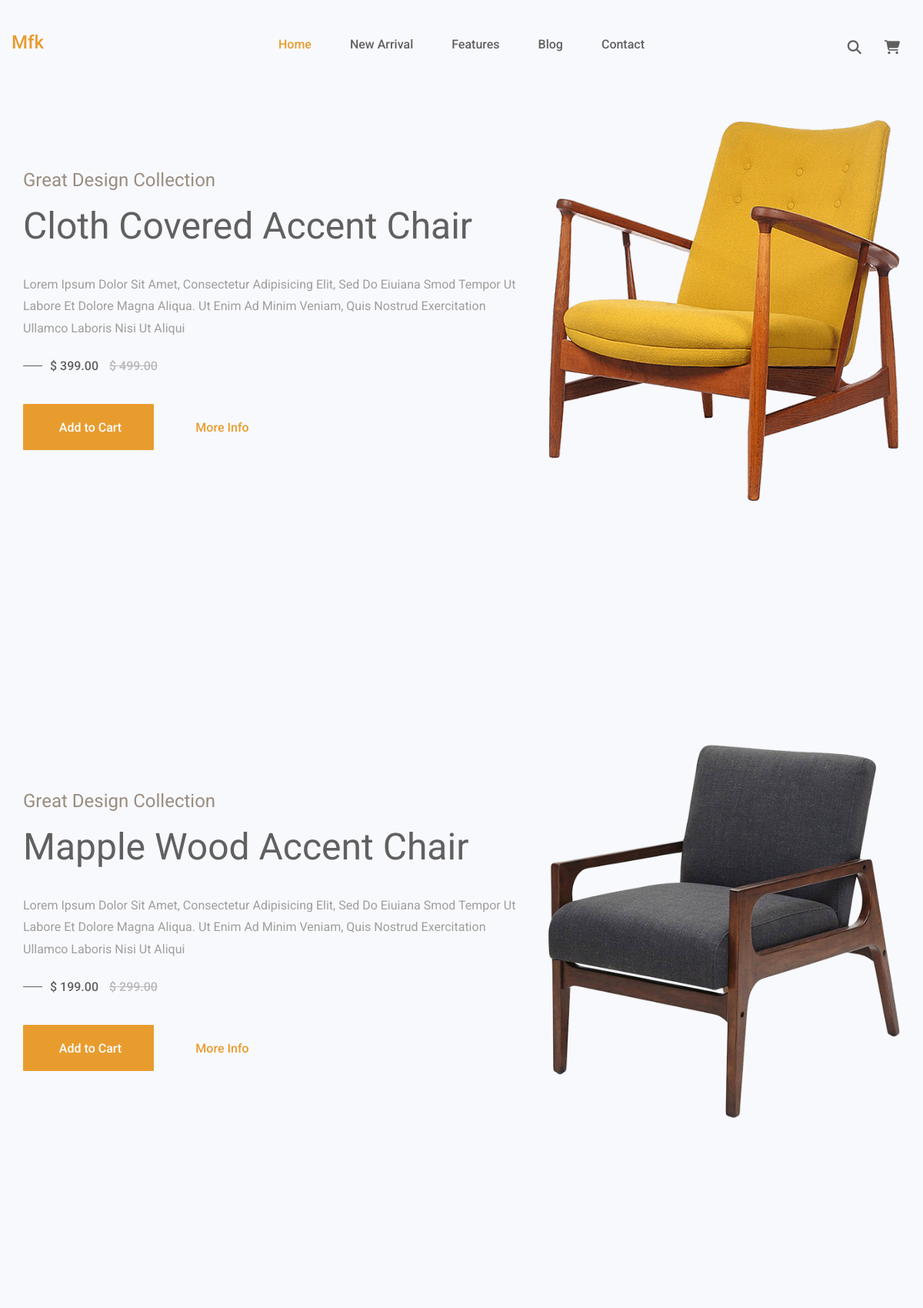
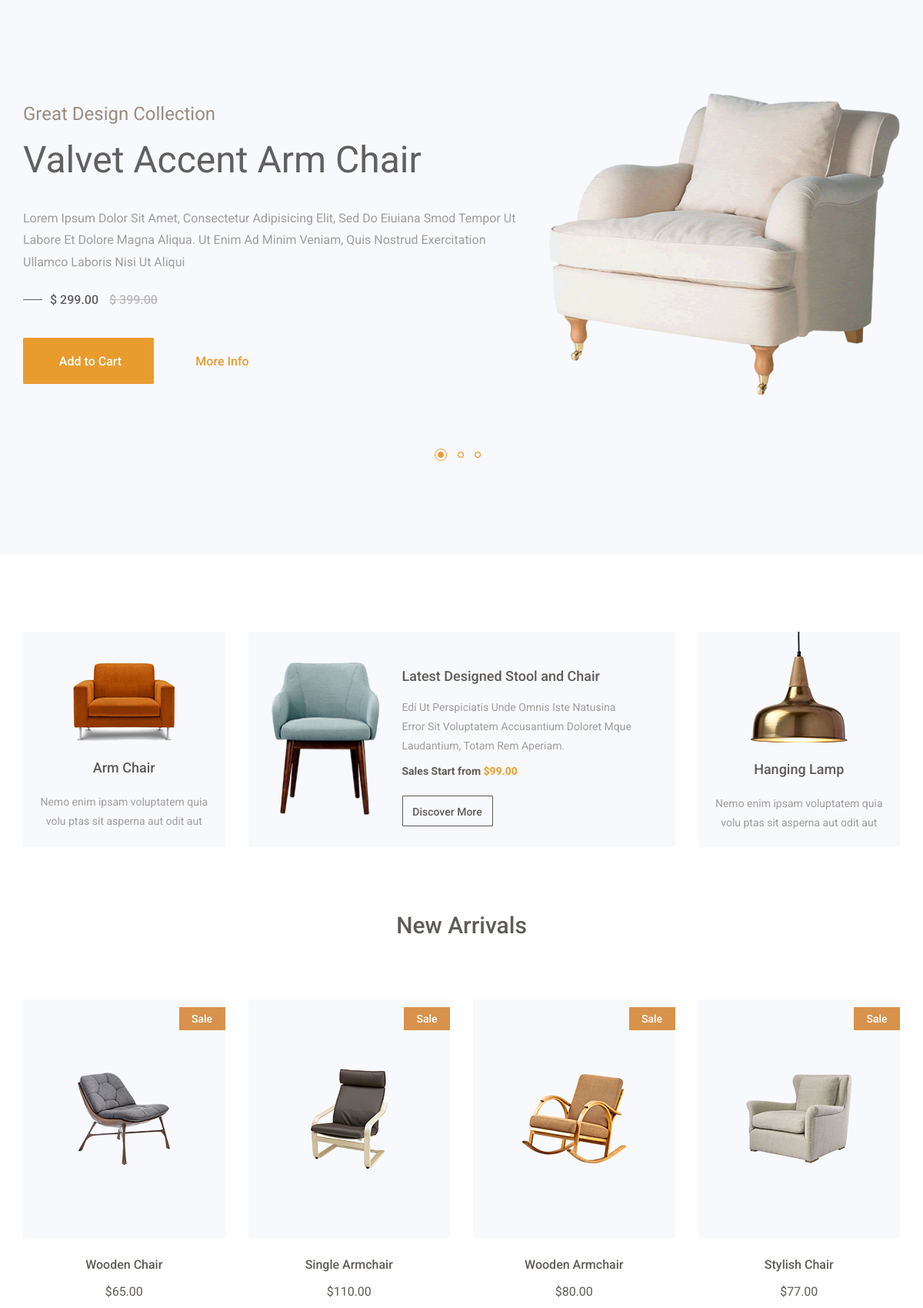
The page / (upper part) on the database its author committed (2 pictures, top to bottom).
### app/models.py (models this page shows, shortened)
class Slider(models.Model):
    firstTitle = models.CharField(max_length=50)
    secTitle = models.CharField(max_length=50)
    paragraph = models.CharField(max_length=200)
    price = models.FloatField()
    discounted = models.FloatField()
    image = models.ImageField(null=True, blank=True)

class Arrivals(models.Model):
    photo = models.ImageField(null=True, blank=True)
    price = models.FloatField(default=1)
    title = models.CharField(max_length=20)
    def __str__(self) :
        return self.title

### app/views.py (the view)
# urls.py: path("", index)
def index(request):
    sliderParts = Slider.objects.all()
    newArrivals = Arrivals.objects.all()
    featureProducts = Featured.objects.all()
    blogPost = Blog.objects.all()
    cartItems = OrderItem.objects.all()
    orderItem = OrderItem.objects.all()
    context = {
     "sliderParts" : sliderParts,
     "newArrivals": newArrivals,
     "featureds" :featureProducts,
     "blogPost": blogPost,
     "cartItems" : cartItems,
     "orderItem" : orderItem
     }
    return render(request, "index.html", context)

### app/models.py (called while the page is built)
    @property
    def get_total(self):
        total = self.product.price * self.quantity
        return total

### app/templates/index.html (shortened to what this page needs)
{% load static %}
<!doctype html>
<html class="no-js" lang="en">
    <head>
		<link rel="stylesheet" href="https://cdnjs.cloudflare.com/ajax/libs/font-awesome/6.1.1/css/all.min.css" />
        <link rel="stylesheet" href="{% static 'css/animate.css' %}">
		<link rel="stylesheet" href="https://maxcdn.bootstrapcdn.com/bootstrap/3.4.1/css/bootstrap.min.css">
		<link rel="stylesheet" href=" {% static 'css/bootsnav.css' %} " >
        <link rel="stylesheet" href=" {% static 'css/style.css' %} ">
        <link rel="stylesheet" href="{% static 'css/responsive.css' %}">
    </head>
	<body>
		<header id="home" class="welcome-hero">
			<div id="header-carousel" class="carousel slide carousel-fade" data-ride="carousel">
				 <ol class="carousel-indicators">
					<li data-target="#header-carousel" data-slide-to="0" class="active"><span class="small-circle"></span></li>
					<li data-target="#header-carousel" data-slide-to="1"><span class="small-circle"></span></li>
					<li data-target="#header-carousel" data-slide-to="2"><span class="small-circle"></span></li>
				</ol>
				<div class="carousel-inner" role="listbox">
					{% for i in sliderParts %}
					<div class="item active">
						<div class="single-slide-item slide1">
							<div class="container">
								<div class="welcome-hero-content">
									<div class="row">
										<div class="col-sm-7">
											<div class="single-welcome-hero">
												<div class="welcome-hero-txt">
													<h4>{{i.firstTitle}}</h4>
													<h2>{{i.secTitle}}</h2>
													<p>
														{{i.paragraph}}
													</p>
													<div class="packages-price">
														<p>
															$ {{i.price|floatformat:2}}
															<del>$ {{i.discounted|floatformat:2}}</del>
														</p>
													</div>
													<button class="btn-cart welcome-add-cart" onclick="window.location.href='#'">
														add <span>to</span> cart
													</button>
													<button class="btn-cart welcome-add-cart welcome-more-info" onclick="window.location.href='#'">
														more info
													</button>
												</div>
											</div>
										</div>
										<div class="col-sm-5">
											<div class="single-welcome-hero">
												<div class="welcome-hero-img">
													<img id="slider image" src="{{i.image.url}}">
												</div>
											</div>
										</div>
									</div>
								</div>
							</div>
						</div>
					</div>
					{% endfor %}
				</div>
			</div>
			<div class="top-area">
				<div class="header-area">
				    <nav class="navbar navbar-default bootsnav  navbar-sticky navbar-scrollspy"  data-minus-value-desktop="70" data-minus-value-mobile="55" data-speed="1000">
				        <div class="container">
				            <div class="attr-nav">
				                <ul>
				                	<li class="search">
				                		<a href="#"><i class="fa-solid fa-magnifying-glass"></i></a>
				                	</li>
				                    <li class="dropdown">
				                        <a href="#" class="dropdown-toggle" data-toggle="dropdown" >
											<i class="fa-solid fa-cart-shopping"></i>
				                        </a>
				                    </li>
				                </ul>
				            </div>
				            <div class="navbar-header">
				                <a class="navbar-brand" href="index.html"><span>Mfk</span></a>
				            </div>
				            <div class="collapse navbar-collapse menu-ui-design" id="navbar-menu">
				                <ul class="nav navbar-nav navbar-center" data-in="fadeInDown" data-out="fadeOutUp">
				                    <li class=" scroll active"><a href="#home">home</a></li>
				                    <li class="scroll"><a href="#new-arrivals">new arrival</a></li>
				                    <li class="scroll"><a href="#feature">features</a></li>
				                    <li class="scroll"><a href="#blog">blog</a></li>
				                    <li class="scroll"><a href="#newsletter">contact</a></li>
				                </ul>
				            </div>
				        </div>
				    </nav>
				</div>
			</div>
		</header>
		<section id="populer-products" class="populer-products">
			<div class="container">
				<div class="populer-products-content">
					<div class="row">
						<div class="col-md-3">
							<div class="single-populer-products">
								<div class="single-populer-product-img mt40">
									<img src="images/p1.png" alt="populer-products images">
								</div>
								<h2><a href="#">arm chair</a></h2>
								<div class="single-populer-products-para">
									<p>Nemo enim ipsam voluptatem quia volu ptas sit asperna aut odit aut fugit.</p>
								</div>
							</div>
						</div>
						<div class="col-md-6">
							<div class="single-populer-products">
								<div class="single-inner-populer-products">
									<div class="row">
										<div class="col-md-4 col-sm-12">
											<div class="single-inner-populer-product-img">
												<img src="images/p2.png" alt="populer-products images">
											</div>
										</div>
										<div class="col-md-8 col-sm-12">
											<div class="single-inner-populer-product-txt">
												<h2>
													<a href="#">
														latest designed stool <span>and</span> chair
													</a>
												</h2>
												<p>
													Edi ut perspiciatis unde omnis iste natusina error sit voluptatem accusantium doloret mque laudantium, totam rem aperiam.
												</p>
												<div class="populer-products-price">
													<h4>Sales Start from <span>$99.00</span></h4>
												</div>
												<button class="btn-cart welcome-add-cart populer-products-btn" onclick="window.location.href='#'">
													discover more
												</button>
											</div>
										</div>
									</div>
								</div>
							</div>
						</div>
						<div class="col-md-3">
							<div class="single-populer-products">
								<div class="single-populer-products">
									<div class="single-populer-product-img">
										<img src="images/p3.png" alt="populer-products images">
									</div>
									<h2><a href="#">hanging lamp</a></h2>
									<div class="single-populer-products-para">
										<p>Nemo enim ipsam voluptatem quia volu ptas sit asperna aut odit aut fugit.</p>
									</div>
								</div>
							</div>
						</div>
					</div>
				</div>
			</div>
		</section>
		<section id="new-arrivals" class="new-arrivals">
			<div class="container">
				<div class="section-header">
					<h2>new arrivals</h2>
				</div>
				<div class="new-arrivals-content">
					<div class="row">
						{% for i in newArrivals %}
						<div class="col-md-3 col-sm-4">
							<div class="single-new-arrival">
								<div class="single-new-arrival-bg">
									<img src="{{ i.photo.url }}" alt="new-arrivals images">
									<div class="sale bg-1">
										<p>sale</p>
									</div>
								</div>
								<h4><a href="#">{{i.title}}</a></h4>
								<p class="arrival-product-price">${{i.price|floatformat:2}}</p>
							</div>
						</div>
						{% endfor %}
					</div>
				</div>
			</div>
		</section>
    </body>
</html>

### static/css/bootsnav.css (style rules this page uses)
nav.bootsnav .container { position: relative; }
nav.navbar.bootsnav { margin-bottom: 0; -moz-border-radius: 0px; -webkit-border-radius: 0px; -o-border-radius: 0px; border-radius: 0px; background-color: #fff; border: none; border-bottom: solid 1px #e0e0e0; z-index: 9; }
nav.navbar.bootsnav ul.nav > li > a { color: #6f6f6f; background-color: transparent; outline: none; margin-bottom: -2px; }
nav.navbar.bootsnav ul.nav li.megamenu-fw > a:hover, nav.navbar.bootsnav ul.nav li.megamenu-fw > a:focus, nav.navbar.bootsnav ul.nav li.active > a:hover, nav.navbar.bootsnav ul.nav li.active > a:focus, nav.navbar.bootsnav ul.nav li.active > a { background-color: transparent; }
.attr-nav { display: inline-block; margin-left: 13px; margin-right: -15px; }
.attr-nav > ul { padding: 0; margin: 0 0 -7px 0; list-style: none; display: inline-block; }
.attr-nav > ul > li { float: left; display: block; }
.attr-nav > ul > li > a { color: #6f6f6f; display: block; padding: 28px 15px; position: relative; }
body { -webkit-transition: all 0.3s ease-in-out; -moz-transition: all 0.3s ease-in-out; -o-transition: all 0.3s ease-in-out; -ms-transition: all 0.3s ease-in-out; transition: all 0.3s ease-in-out; }
.wrap-sticky nav.navbar.bootsnav { position: absolute; width: 100%; left: 0; top: 0; }
@media (min-width: 1024px) { nav.navbar.bootsnav ul.nav > li > a { padding: 30px 15px; font-weight: 600; } }
@media (min-width: 1024px) { nav.navbar.bootsnav.menu-center .container { position: relative; } }
@media (min-width: 1024px) { nav.navbar.bootsnav.menu-center ul.nav.navbar-center { float:none; margin: 0 auto; display: table; table-layout: fixed; } }
@media (min-width: 1024px) { nav.navbar.bootsnav.menu-center .navbar-header, nav.navbar.bootsnav.menu-center .attr-nav { position: absolute; } }
@media (min-width: 1024px) { nav.navbar.bootsnav.menu-center .attr-nav { right: 15px; } }

### static/css/responsive.css (style rules this page uses)
@media screen and (max-width:1440px) { .single-welcome-hero { height: 807px; } }

### rows shown on the page
Slider: firstTitle "Great Design Collection", secTitle "Cloth Covered Accent Chair", paragraph "Lorem Ipsum Dolor Sit Amet, Consectetur Adipisicing Elit, Sed Do Eiuiana Smod Tempor Ut Labore Et Dolore Magna Aliqua. Ut Enim Ad Minim Veniam, Quis Nostrud Exercitation Ullamco Laboris Nisi Ut Aliqui", price "399.00", discounted "499.00", image (picture)
Slider: firstTitle "Great Design Collection", secTitle "Mapple Wood Accent Chair", paragraph "Lorem Ipsum Dolor Sit Amet, Consectetur Adipisicing Elit, Sed Do Eiuiana Smod Tempor Ut Labore Et Dolore Magna Aliqua. Ut Enim Ad Minim Veniam, Quis Nostrud Exercitation Ullamco Laboris Nisi Ut Aliqui", price "199.00", discounted "299.00", image (picture)
Slider: firstTitle "Great Design Collection", secTitle "Valvet Accent Arm Chair", paragraph "Lorem Ipsum Dolor Sit Amet, Consectetur Adipisicing Elit, Sed Do Eiuiana Smod Tempor Ut Labore Et Dolore Magna Aliqua. Ut Enim Ad Minim Veniam, Quis Nostrud Exercitation Ullamco Laboris Nisi Ut Aliqui", price "299.00", discounted "399.00", image (picture)
Arrivals: photo (picture), title "Wooden Chair", price "65.00"
Arrivals: photo (picture), title "Single Armchair", price "110.00"
Arrivals: photo (picture), title "Wooden Armchair", price "80.00"
Arrivals: photo (picture), title "Stylish Chair", price "77.00"
